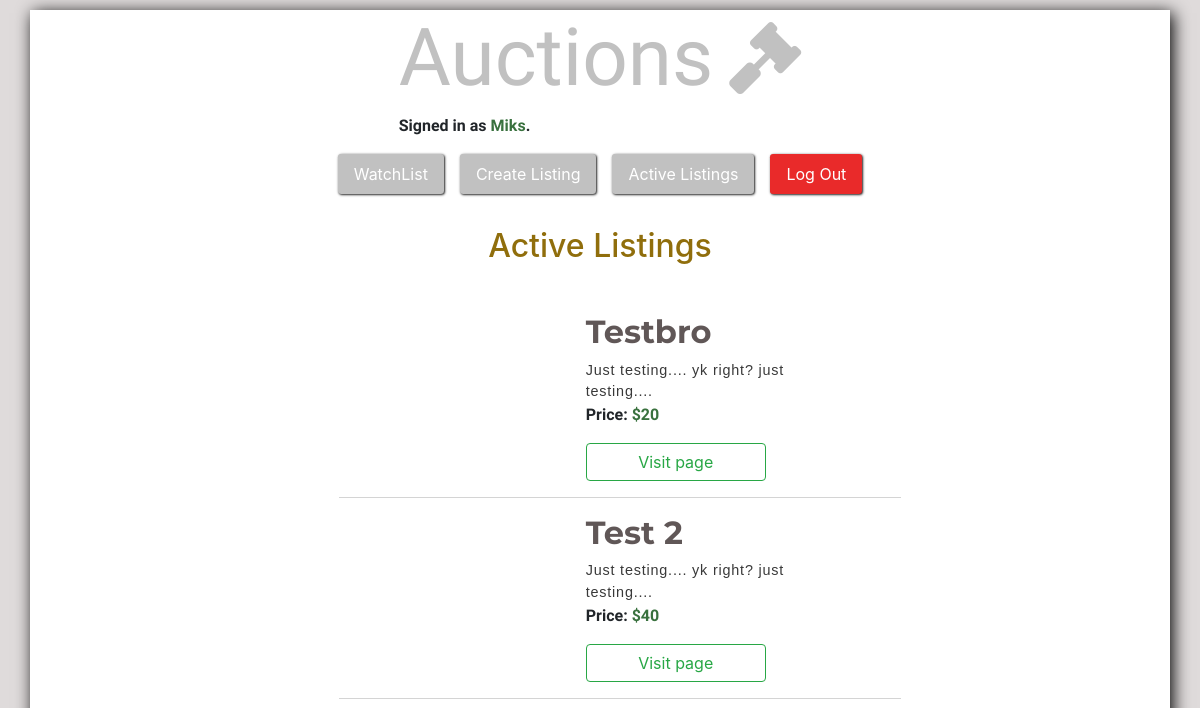
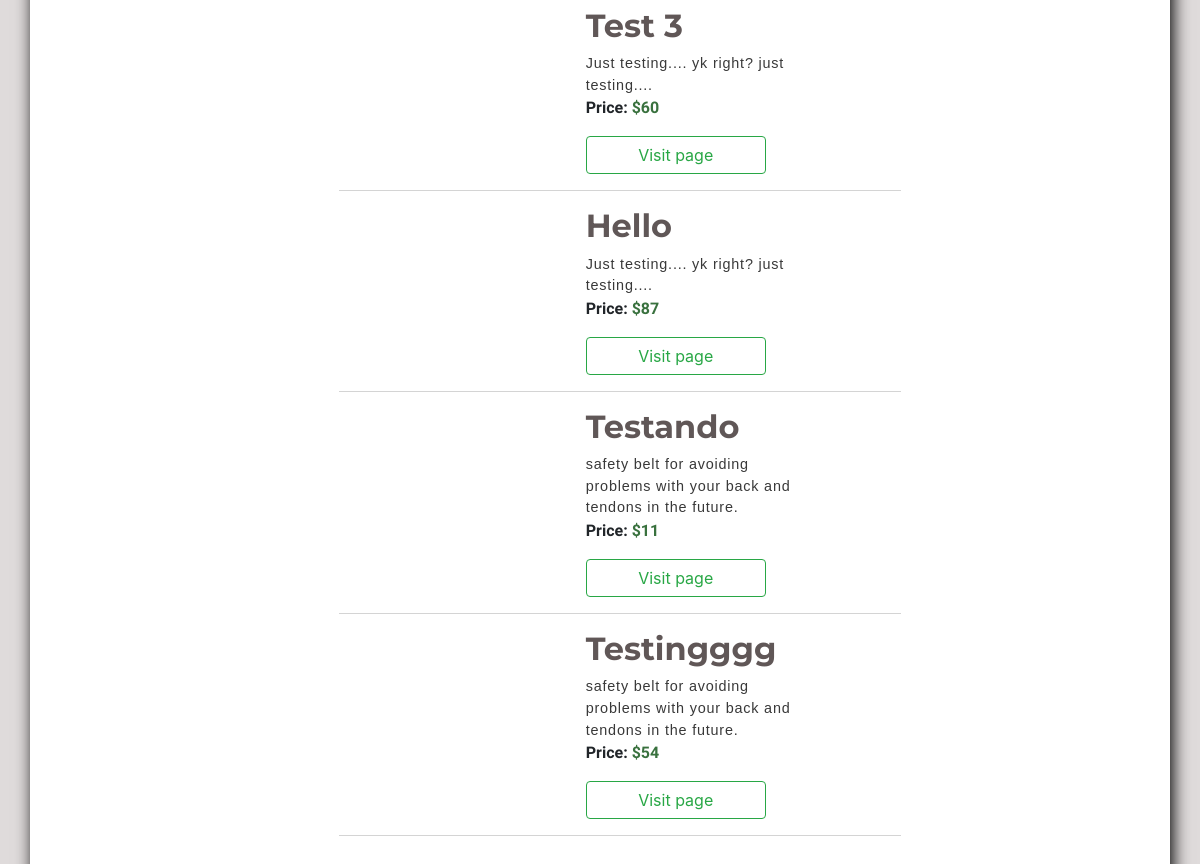
Before: / (signed in) with the older database file (2 pictures, top to bottom).
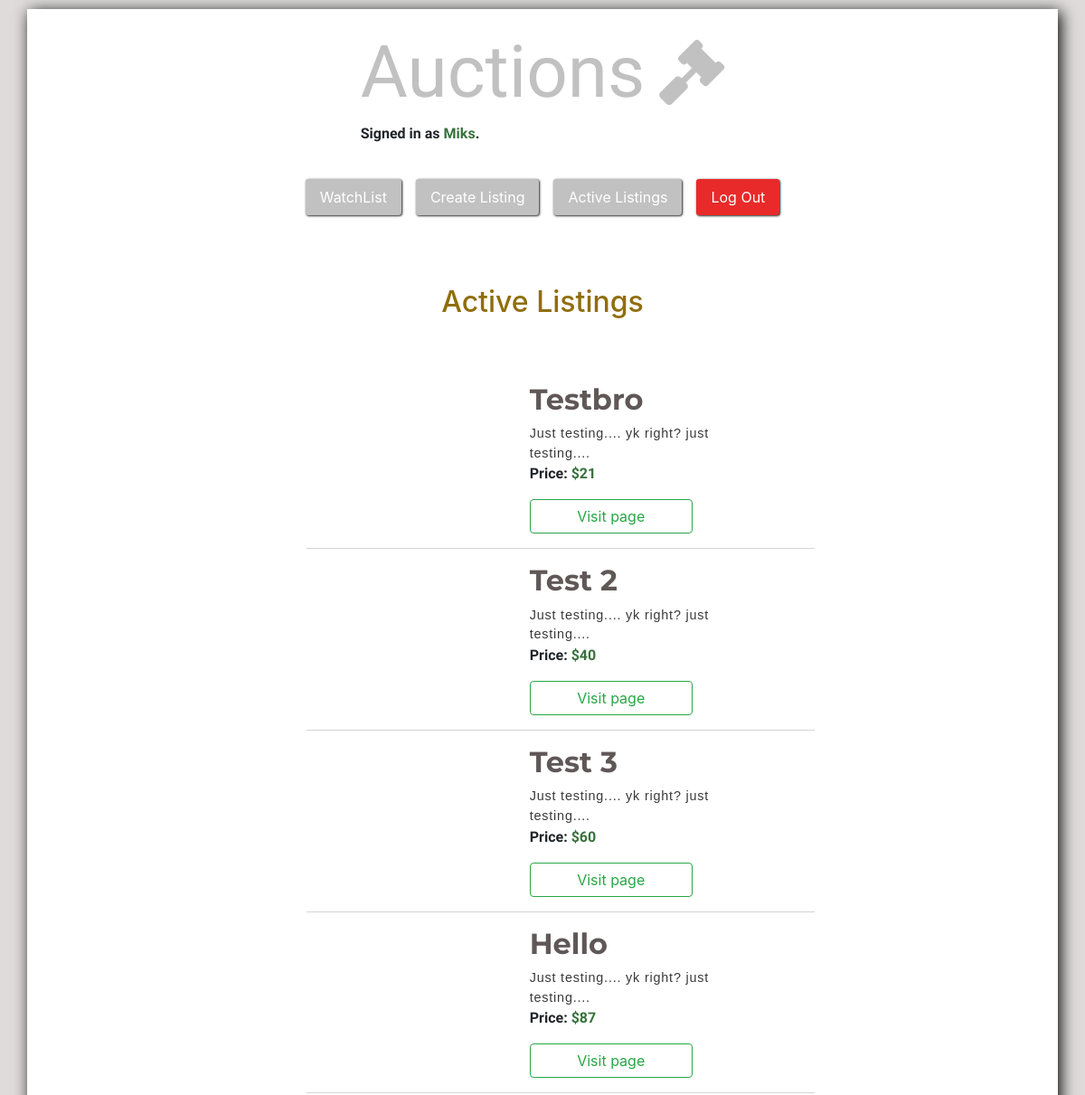
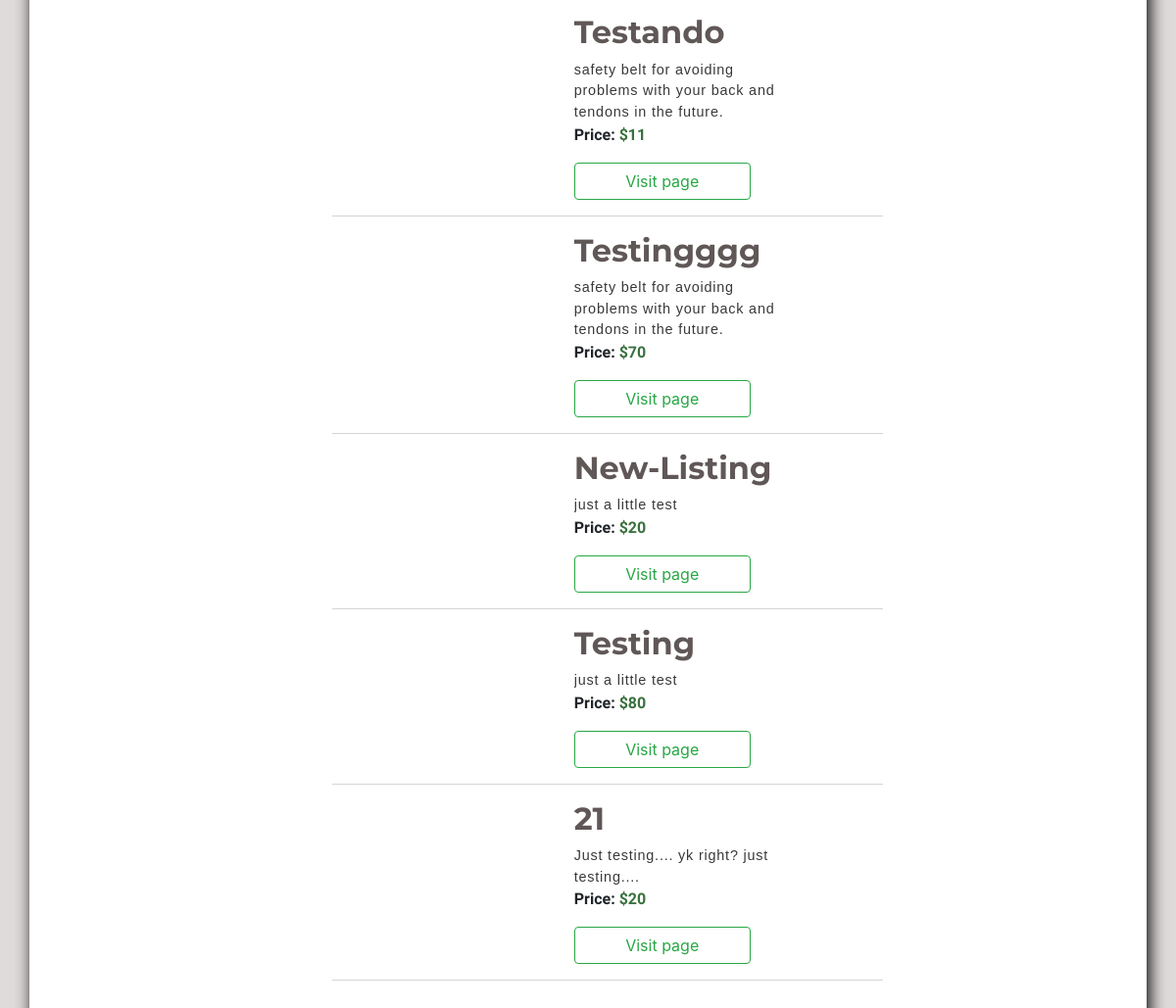
After: the same page with the newer database file (2 pictures, top to bottom).
### auctions/models.py (models this page shows, shortened)
class User(AbstractUser):
    pass

class Auction(models.Model):
    creator = models.CharField(max_length=20, default="Unknown")
    title = models.CharField(max_length=20, primary_key=True)
    description = models.CharField(max_length=128)
    current_price = models.IntegerField(blank=True)
    starting_bid = models.IntegerField()
    img_url = models.CharField(max_length=420)

### auctions/views.py (the view)
# urls.py: path("", views.index, name="index"),
def index(request):
    all_auctions = Auction.objects.all()
    return render(request, "auctions/index.html", {
        "auctions": all_auctions
    })

### auctions/templates/auctions/index.html (shortened to what this page needs)
{% extends "auctions/layout.html" %}
{% block head %}
        <link href="../../static/auctions/auctionlist.css" rel="stylesheet">
{% endblock %}
{% block body %}
    <ul class="nav">
        {% if user.is_authenticated %}
             <li class="nav-item">
                <a class="nav-link menuLink mr-3" href="{% url 'SeeWatchList' %}">WatchList</a>
            </li>
            <li class="nav-item">
                <a class="nav-link menuLink mr-3" href="{% url 'createListing' %}">Create Listing</a>
            </li>
            <li class="nav-item">
                <a class="nav-link menuLink mr-3" href="{% url 'index' %}">Active Listings</a>
            </li>
            <li class="nav-item">
                <a style="background: #E92A2A;" class="nav-link menuLink" href="{% url 'logout' %}">Log Out</a>
           </li>
    {% endif %}
    </ul>
    {% if user.is_authenticated %}
        <h2 class="mb-5" style="color:#906E0C">Active Listings</h2>
        <ul class="all-auctions">
            {% for auction in auctions %}
            <li style="list-style: none;" class="auctionTable">
                <div class="row">
                    <div class="col-md-5 d-none d-md-block">
                    </div>
                    <div class="col-md-5 auctionRow">
                        <h4>{{ auction.title }}</h4>
                        <small>{{ auction.description }}</small>
                        <div><p>Price: <strong>${{ auction.current_price }}</strong></p></div>
                        <a href="{% url 'item_page' auction.title %}"><button class="btn btn-outline-success">Visit page</button></a>
                    </div>
                </div>
            </li>
            {% endfor %}
        </ul>
    {% else %}
        <h2 id="login">the right plattform to interact with products.</h2>
    {% endif %}
</div>
{% endblock %}

### auctions/templates/auctions/layout.html (shortened to what this page needs)
{% load static %}
<!DOCTYPE html>
<html lang="en">
    <head>
        <link rel="stylesheet" href="https://stackpath.bootstrapcdn.com/bootstrap/4.4.1/css/bootstrap.min.css">
        <link rel="stylesheet" href="https://cdnjs.cloudflare.com/ajax/libs/font-awesome/5.15.3/css/all.min.css" />
        <link href="{% static 'auctions/global.css' %}" rel="stylesheet">
        {% block head %}
        {% endblock %}
    </head>
    <body>
            <div class="container">
            <div>
                <h1 id="logo" style="cursor:pointer" class="d-flex align-items-center">
                    Auctions
                    <i class="fas fa-gavel ml-3" style="font-size: 4.5rem"></i>
                </h1>
                {% if user.is_authenticated %}
                    <p class="authenticated">Signed in as <strong>{{ user.username }}</strong>.</p>
                {% elif logged == False %}
                    <p></p>
                {% else %}
                    <p class="notAuthenticated">Not signed in.</p>
                {% endif %}
            </div>
            {% block body %}
            {% endblock %}
    </body>
</html>

### auctions/static/auctions/global.css (style rules this page uses)
body { padding: 10px; background: #DFDBDB; }
body .container { background: white; min-height: 100vh; height: auto; white-space:nowrap; overflow-y: scroll; display: flex; flex-direction: column; align-items: center; justify-content: space-evenly; box-shadow: 0.2rem 0.2rem 1rem black; }
body .container h1#logo { font-family: Antonio, sans-serif; font-size: 5rem; font-weight: 200; color: #c1c1c1; }
body .container p { font-family: "Open Sans Condensed", sans-serif; font-weight: 700; }
body .container p strong { color: #39713E; }
body .container .menuLink { background: #c1c1c1; color: #fff; border-radius: 0.2rem; box-shadow: 0.05rem 0.05rem 0.15rem black; }

### auctions/static/auctions/auctionlist.css (style rules this page uses)
ul.all-auctions { height: 80vh; white-space: nowrap; overflow-x: hidden; overflow-y: scroll; }
.auctionTable { margin-bottom: 1rem; padding-bottom: 1rem; border-bottom: 1px solid #d4d4d4; }
.auctionTable .auctionRow { padding-right: 1rem; display: flex; flex-direction: column; align-items: flex-start; justify-content: space-between; }
.auctionTable .auctionRow h4 { width: auto; max-width: 10vw; max-height: 20vh; font-family: Montserrat, sans-serif; text-transform: capitalize; font-weight: 700; font-size: 2rem; color: #605757; align-self: flex-start; }
.auctionTable .auctionRow small { max-width: 110%; max-height: 40%; white-space:pre-wrap; letter-spacing: .05rem; color: #393939; font-size: .9rem; font-family: 'Franklin Gothic Medium', 'Arial Narrow', Arial, sans-serif; overflow: hidden; text-overflow: ellipsis; }
.auctionTable .auctionRow p { width: 15vw; }
.auctionTable .auctionRow button { width: 15vw; }

Changed rows visible on the page:
changed Auction "Testbro": current_price "20" → "21"
changed Auction "Testingggg": current_price "54" → "70"
added Auction: title "New-Listing", description "just a little test", current_price "20"
added Auction: title "Testing", description "just a little test", current_price "80"
added Auction: title "21", description "Just testing.... yk right? just testing....", current_price "20"
